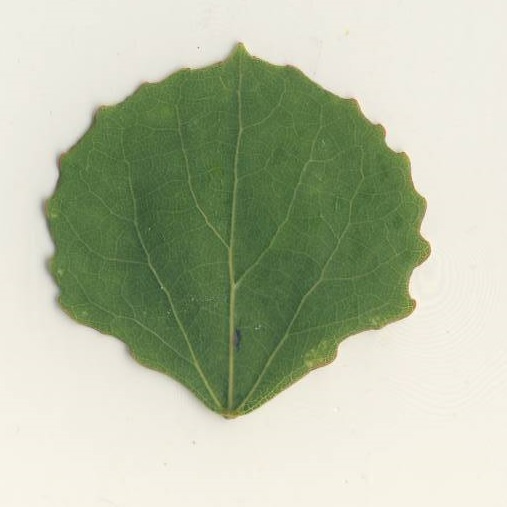
%> input picture 显示曲率/Leaves_UMU/07.jpg, 507 x 507 px
$ octave script_v2_1_task.m   (GNU Octave 9; MATLAB toolbox functions it lacks are replaced by stand-ins)
%> lines starting %> are read from the running program, lines starting %| are printed output that depends on the picture; in (x1, y1, x2, y2) boxes, pixels count from 0 and x2, y2 are one past the last pixel; in counts of white or black regions, pixels touching at a corner belong together; the program's own positions count from 1
clc;
clear all;
close all;
%%%%%%%%%%%%%%%%%%%%%%%%%%%%%%%%%%%%%%%%%%%%%%%%%%%%%%%%%%%%%%%%%%%%%%%%%%%
%%%%%%%%%%%%%%%%%%%%%%%%%%%%%  获取原始图像 %%%%%%%%%%%%%%%%%%%%%%%%%%%%%%%%

%Read the 2nd image
originalImage = imread(strcat(pwd,'.\Leaves_UMU\07.jpg'));
%> originalImage is the input picture: size 507x507x3 uint8; mean R, G, B 181.5, 189.9, 164.9
% correct the image
%originalImage = RotationCorrection(originalImage);
   %%%  righting here? it does not work all the time.
   %%%  这个扶正的函数是不匹配的，完全可以mark。

% Display the original image.
hFig = figure;
subplot(2, 3, 1);
imshow(originalImage, []);
axis on;
title('Original Image');
% Enlarge figure to full screen.
set(gcf, 'Units', 'Normalized', 'OuterPosition', [0 0 1 1]);
% Give a name to the title bar.
set(gcf, 'Name', 'Demo by Xiaogang', 'NumberTitle', 'Off');

% Get the dimensions of the image.
% numberOfColorBands should be = 1.
[rows, columns, numberOfColorBands] = size(originalImage);
%> rows = 507; columns = 507; numberOfColorBands = 3
if numberOfColorBands > 1
	% It's not really gray scale like we expected - it's color.
	% Convert it to gray scale by taking only the green channel.
	grayImage = originalImage(:, :, 2); % Take green channel.
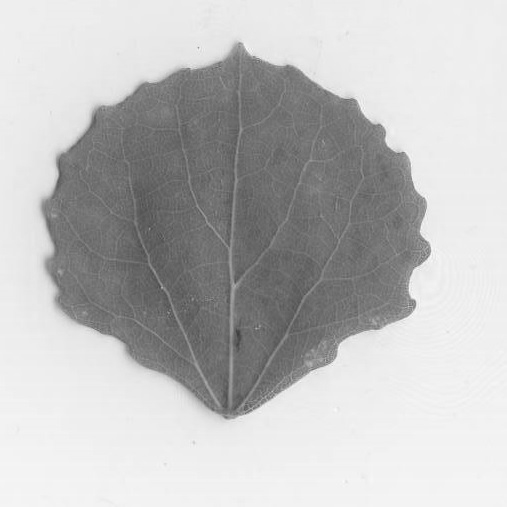
%> grayImage: size 507x507 uint8; min 60, max 251, mean 189.9
else
	% It's already grayscale.
	grayImage = originalImage;
end
%figure, imshow(grayImage);

%%%%%%%%%%%%%%%%%%%%%%%%%%%%% 获取原始图像  %%%%%%%%%%%%%%%%%%%%%%%%%%%%%%%%
%%%%%%%%%%%%%%%%%%%%%%%%%%%%%%%%%%%%%%%%%%%%%%%%%%%%%%%%%%%%%%%%%%%%%%%%%%%


%%%%%%%%%%%%%%%%%%%%%%%%%%%%%%%%%%%%%%%%%%%%%%%%%%%%%%%%%%%%%%%%%%%%%%%%%%%
%%%%%%%%%%%%%%%%%%%%%%%%%% 消除高频噪声 获得灰度图像  %%%%%%%%%%%%%%%%%%%%%%%
% To remove higfreq.
% Create the gaussian filter with hsize = [5 5] and sigma = 2
G = fspecial('gaussian',[5  5],2); % 创建一个滤波器
%# Filter it
grayImageFiltered = imfilter(grayImage,G,'replicate'); % 'replicate'--超出边界的按离得最近的边界值算.
%figure, imshow(grayImageFiltered);

% Display the gray image.
subplot(2, 3, 2);
imshow(grayImage, []);
axis on;
title('Filtered grayImage Image');

%%%%%%%%%%%%%%%%%%%%%%%%%% 消除高频噪声 获得灰度图像 %%%%%%%%%%%%%%%%%%%%%%%%
%%%%%%%%%%%%%%%%%%%%%%%%%%%%%%%%%%%%%%%%%%%%%%%%%%%%%%%%%%%%%%%%%%%%%%%%%%%

%%%%%%%%%%%%%%%%%%%%%%%%%%%%%%%%%%%%%%%%%%%%%%%%%%%%%%%%%%%%%%%%%%%%%%%%%%%
%%%%%%%%%%%%%%%%%%%%%%%%%%   灰度图像二值化 并获取单个连通体    %%%%%%%%%%%%%

% Binarize the image
level = graythresh(grayImageFiltered);
%> level = 0.686
binaryImage = im2bw(grayImageFiltered, level);
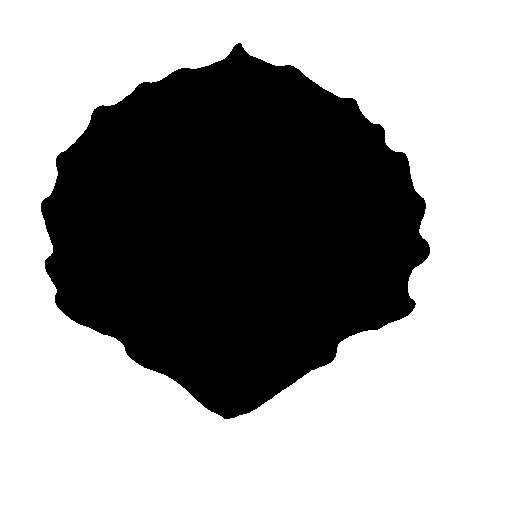
%> binaryImage: size 507x507 logical; 61.8% white; 1 black region, box (x1, y1, x2, y2) and area: (41, 43, 430, 419) 98231
% subplot(2, 3, 3);
% imshow(binaryImage);


% invert image
% so 0's becomes 1's and 1's -> 0's
binaryImage = imcomplement(binaryImage);
%figure,imshow(binaryImage);

% Display the image.
subplot(2, 3, 3);
imshow(binaryImage, []);
axis on;
title('Initial Binary Image');

fprintf('information of connected components\n');
fprintf('before imfill\n');
CC1=bwconncomp(binaryImage)
%> CC1 = 1 connected component

% Fill holes
binaryImage = imfill(binaryImage, 'holes');
% Get rid of anything less than 10% of the image
fprintf('after imfill and before bwareaopen\n');
CC2=bwconncomp(binaryImage)
%> CC2 = 1 connected component

binaryImage = bwareaopen(binaryImage, round(0.1*numel(binaryImage)));
%%%%%%% 至此，获得了一个干净的二值化图像。(仅1个连通体)

% Display the image.
subplot(2, 3, 4);
imshow(binaryImage, []);
axis on;
hold on;
caption = sprintf('Filled, Cleaned Binary Image with \n Boundaries and Feret Diameters');
title(caption);

fprintf('after bwareaopen\n');
CC3=bwconncomp(binaryImage)
%> CC3 = 1 connected component


%%%%%%%%%%%%%%%%%%%%%%%%%%    灰度图像二值化 并获取单个连通体    %%%%%%%%%%%%
%%%%%%%%%%%%%%%%%%%%%%%%%%%%%%%%%%%%%%%%%%%%%%%%%%%%%%%%%%%%%%%%%%%%%%%%%%%

%%%%%%%%%%%%%%%%%%%%%%%%%%%%%%%%%%%%%%%%%%%%%%%%%%%%%%%%%%%%%%%%%%%%%%%%%%%
%%%%%%%%%%%%%%%%%%%%%%%%%%       获取图像边界 并画圈        %%%%%%%%%%%%%%%%

%Determine the row and column coordinates of a pixel on the border of
% the object you want to trace.
%bwboundary uses this point as the starting
% location for the boundary tracing.

dim = size(binaryImage);
%> dim = [507 507]
xPt = round(dim(2)/2)-90;
%> xPt = 164
yPt = min(find(binaryImage(:,xPt)));
%> yPt = 79

%Call bwtraceboundary to trace the boundary from the specified point.
%As required arguments, you must specify a binary image,
% the row and column coordinates of the starting point, and
% the direction of the first step. The example specifies north ( 'N'),

boundary = bwtraceboundary(binaryImage,[yPt, xPt],'N');
%> boundary = 1079 rows, first 12: [79 164; 79 165; 78 166; 78 167; 77 168; 76 169; 75 170; 75 171; 74 172; 73 173; 73 174; 72 175]
%Display the original grayscale image and use
% the coordinates returned by bwtraceboundary
% to plot the border on the image.

% Copy the orignal image to the lower left.
subplot(2, 3, 5);
imshow(originalImage, []);
caption = sprintf('Original Image with\nBoundaries');
title(caption);
axis on;
hold on
plot(boundary(:,2),boundary(:,1),'g','LineWidth',3);
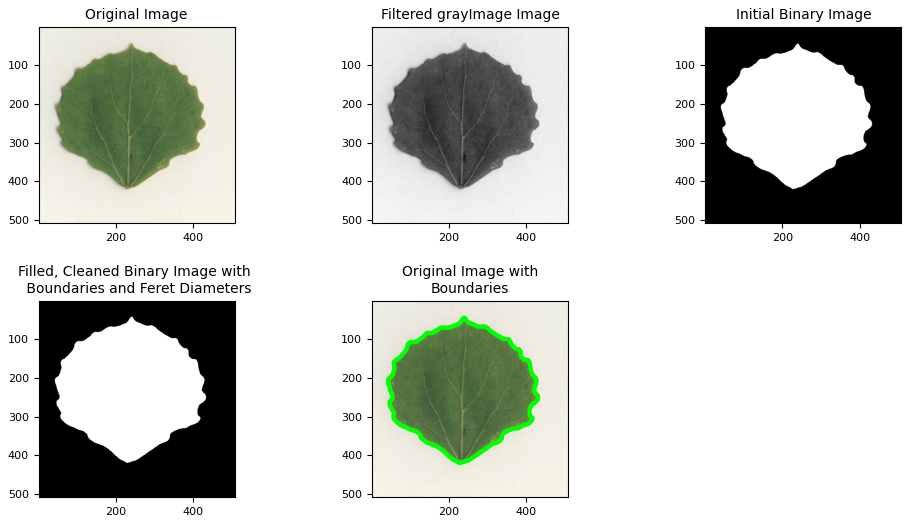
%> figure redrawn from the program's plot data, 5 panels


%%%%%%%%%%%%%%%%%%%%%%%%%%       获取图像边界 并画圈    %%%%%%%%%%%%%%%%%%%%
%%%%%%%%%%%%%%%%%%%%%%%%%%%%%%%%%%%%%%%%%%%%%%%%%%%%%%%%%%%%%%%%%%%%%%%%%%%


%%%%%%%%%%%%%%%%%%%%%%%%%%%%%%%%%%%%%%%%%%%%%%%%%%%%%%%%%%%%%%%%%%%%%%%%%%

             %%%%%%%%%首先 计算出中心点 和 极值点 %%%%%%%%%%%%%%%%
figure;
imshow(binaryImage);
%imshow(originalImage);
title('Clean Binary Image');

set(gcf, 'Name', 'Demo by Xiaogang', 'NumberTitle', 'Off');
%%%plot(boundary(:,2),boundary(:,1),'y','LineWidth',3);

figure;
imshow(originalImage);
title('Original Image');
set(gcf, 'Name', 'Demo by Xiaogang', 'NumberTitle', 'Off');

                      %%%%%%%%%计算出中心 极值点 %%%%%%%%%%%%%%%%
x= boundary(:,2);% x = columns.    %%% 得到边界坐标  列
%> x = 1079 values, max 430 at index 366, min 42 at index 901, mean 236.8
y = boundary(:,1); % y = rows.     %%% 得到边界坐标  行
%> y = 1079 values, max 419 at index 627, min 44 at index 79, mean 227.6

STATS=regionprops(binaryImage,'Centroid','Extrema','Orientation','MajorAxisLength','MinorAxisLength');
%> STATS = 1 region; Centroid, MajorAxisLength, MinorAxisLength and Orientation: [234 229.1] 375.1 336.1 -0.607

boundary_swap=[x,y];   %%%boundary矩阵中，左列是y，右列是x，颠倒了，在此纠正过来，符合正常思维。
%> boundary_swap = 1079 rows, first 12: [164 79; 165 79; 166 78; 167 78; 168 77; 169 76; 170 75; 171 75; 172 74; 173 73; 174 73; 175 72]

bourdary_top_x=round((STATS.Extrema(1,1)+STATS.Extrema(2,1))/2);
%> bourdary_top_x = 240
bourdary_top_y=round((STATS.Extrema(1,2)+STATS.Extrema(2,2))/2);
%> bourdary_top_y = 44

bourdary_bottom_x=round((STATS.Extrema(5,1)+STATS.Extrema(6,1))/2);
%> bourdary_bottom_x = 228
bourdary_bottom_y=round((STATS.Extrema(5,2)+STATS.Extrema(6,2))/2);
%> bourdary_bottom_y = 420

bourdary_top=[bourdary_top_x,bourdary_top_y];
%> bourdary_top = [240 44]
bourdary_bottom=[bourdary_bottom_x,bourdary_bottom_y];
%> bourdary_bottom = [228 420]
center_point=round(STATS.Centroid);
%> center_point = [234 229]
%%%%这里需要补充一段代码，就是确认 bourdary_top  bourdary_bottom会否在bourdary矩阵中
%%%% 需要注意，regionprops这个函数，只能找到 03.jpg,04.jpg,07.jpg这种类型的树叶，对01.jpg无效

              %%%%%%%%%计算出中心点 和 极值点 %%%%%%%%%%%%%%%%

              %%%%%%%%% task to Tao WANG, Dezhi LI %%%%%%%%%

%%%%%%%%%%% boundary_swap  这是边界的坐标  第1列是 x  第2列是 y    郑鹏直接调用 boundary_swap 可以求边界的每一个点 曲率
%%%%%%%%%%% bourdary_top   顶端坐标        第1列是 x  第2列是 y
%%%%%%%%%%% binaryImage    二值化图片  很干净，只有1个连通体
%%%%%%%%%%% originalImage  原始图像

$ run again, with 显示曲率/Leaves_UMU/04.jpg copied over 显示曲率/Leaves_UMU/07.jpg
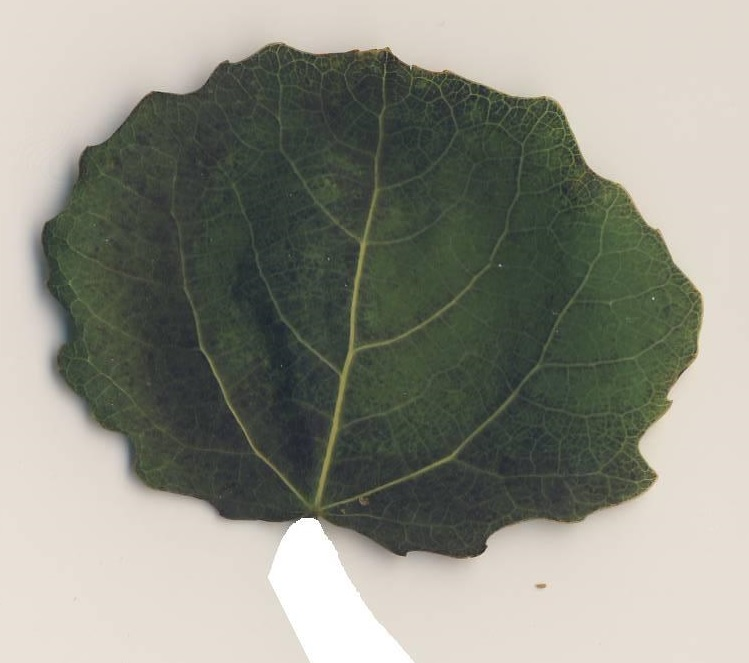
%> input picture 显示曲率/Leaves_UMU/04.jpg, 749 x 663 px
%> originalImage is the input picture: size 663x749x3 uint8; mean R, G, B 142.6, 143, 132.2
%> `grayImage = originalImage(:, :, 2);`:
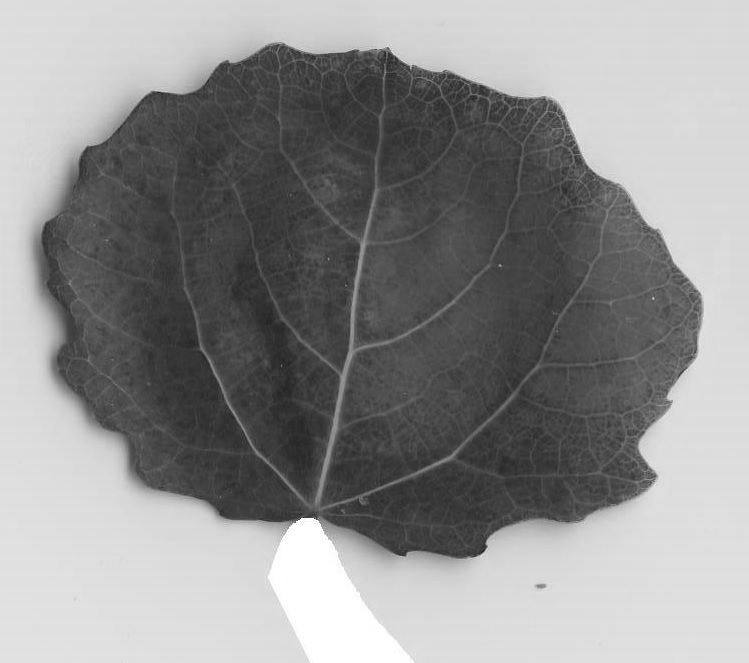
%> grayImage: size 663x749 uint8; min 30, max 255, mean 143
%> level = 0.565
%> `binaryImage = im2bw(grayImageFiltered, level);`:
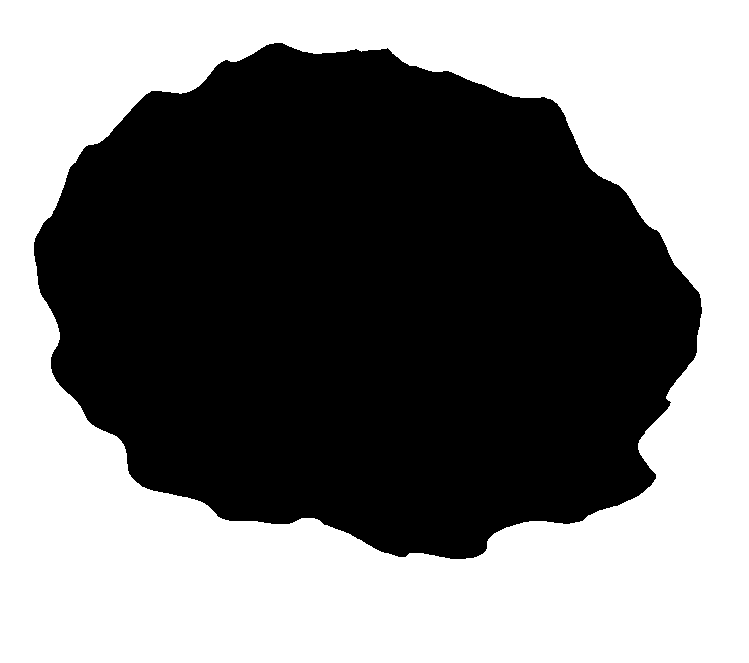
%> binaryImage: size 663x749 logical; 48.9% white; 1 white region, box (x1, y1, x2, y2) and area: (0, 0, 749, 663) 242945
%> CC1 = 1 connected component
%> yPt = 45
%> boundary = 1753 rows, first 12: [45 285; 46 286; 46 287; 47 288; 47 289; 48 290; 48 291; 48 292; 49 293; 49 294; 50 295; 50 296]
%> x = 1753 values, max 702 at index 494, min 35 at index 1437, mean 366.9
%> y = 1753 values, max 559 at index 867, min 44 at index 1743, mean 308.3
%> STATS = 1 region; Centroid, MajorAxisLength, MinorAxisLength and Orientation: [364.7 303.9] 661.2 490.6 -12.54
%> boundary_swap = 1753 rows, first 12: [285 45; 286 46; 287 46; 288 47; 289 47; 290 48; 291 48; 292 48; 293 49; 294 49; 295 50; 296 50]
%> bourdary_top_x = 279
%> bourdary_top_y = 44
%> bourdary_bottom_x = 459
%> bourdary_bottom_y = 560
%> bourdary_top = [279 44]
%> bourdary_bottom = [459 560]
%> center_point = [365 304]

$ run again, with 显示曲率/Leaves_UMU/01.jpg copied over 显示曲率/Leaves_UMU/07.jpg
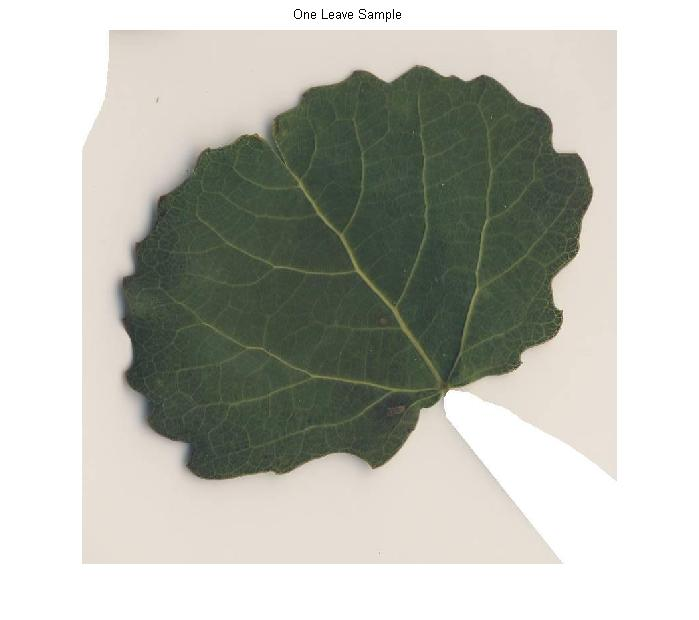
%> input picture 显示曲率/Leaves_UMU/01.jpg, 699 x 620 px
%> originalImage is the input picture: size 620x699x3 uint8; mean R, G, B 186.2, 187.2, 178.9
%> `grayImage = originalImage(:, :, 2);`:
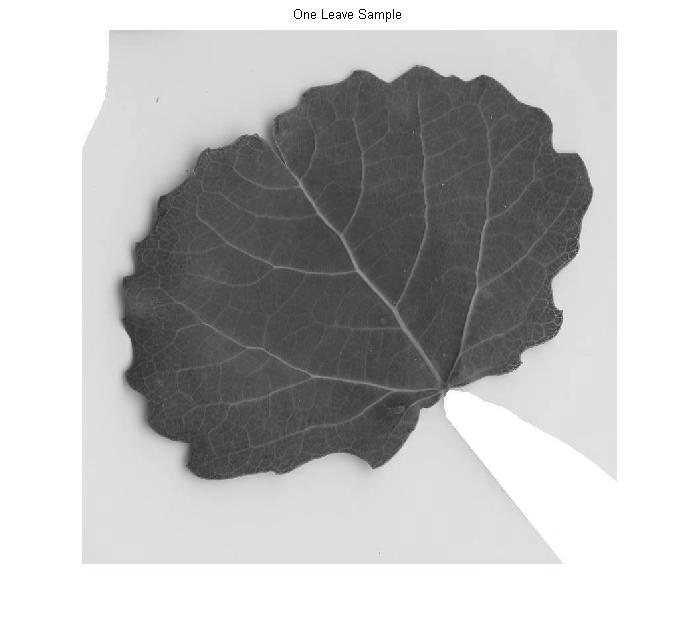
%> grayImage: size 620x699 uint8; min 0, max 255, mean 187.2
%> level = 0.624
%> `binaryImage = im2bw(grayImageFiltered, level);`:
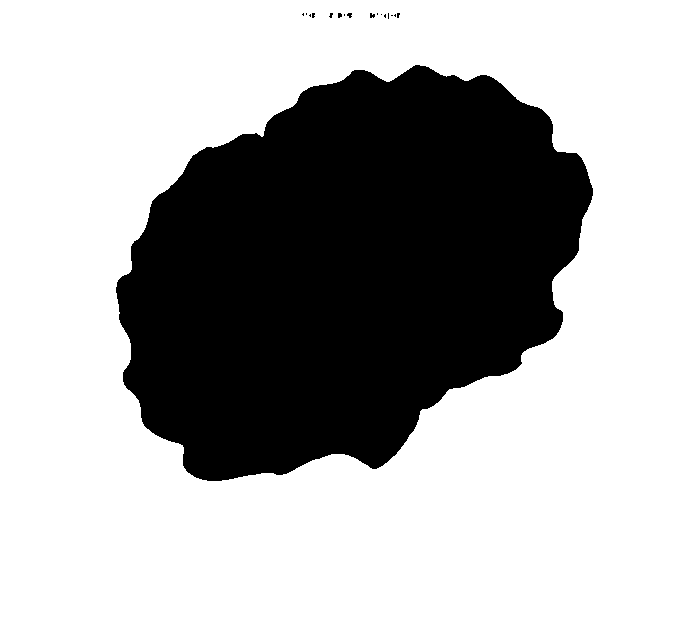
%> binaryImage: size 620x699 logical; 67.7% white; 17 black regions (16 under 20 px), largest, box (x1, y1, x2, y2) and area: (116, 65, 593, 481) 140056
%> CC1 = 17 connected components
%> CC3 = 1 connected component
%> yPt = 136
%> boundary = 1359 rows, first 12: [136 260; 137 261; 138 262; 138 263; 137 264; 136 265; 135 265; 134 265; 133 265; 132 265; 131 266; 130 266]
%> x = 1359 values, max 593 at index 397, min 117 at index 1145, mean 349.9
%> y = 1359 values, max 481 at index 912, min 66 at index 173, mean 273.9
%> STATS = 1 region; Centroid, MajorAxisLength, MinorAxisLength and Orientation: [348.3 271.5] 509.1 352.7 32.15
%> boundary_swap = 1359 rows, first 12: [260 136; 261 137; 262 138; 263 138; 264 137; 265 136; 265 135; 265 134; 265 133; 265 132; 266 131; 266 130]
%> bourdary_top_x = 418
%> bourdary_top_y = 66
%> bourdary_bottom_x = 215
%> bourdary_bottom_y = 482
%> bourdary_top = [418 66]
%> bourdary_bottom = [215 482]
%> center_point = [348 271]
